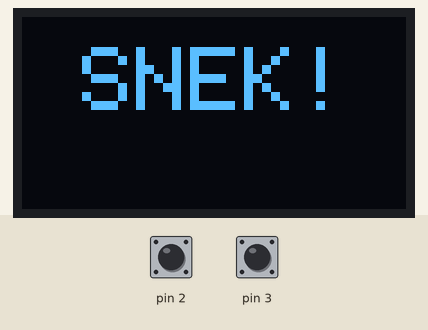
Recording of a sketch running on a simulated Arduino Uno, built with avr-gcc and run on an emulated ATmega328P. Shown: 128×64 one-colour display. Inputs (shaded band) come from the test bench; at power-on: pin 3 HIGH, pin 2 HIGH. Random numbers use the default seed unless the sketch sets one; what the sketch prints to the serial monitor is not drawn.

Above: at 0.1 s.
At 4.1 s:
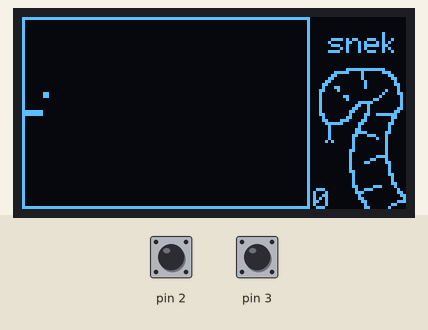
At 7.6 s:
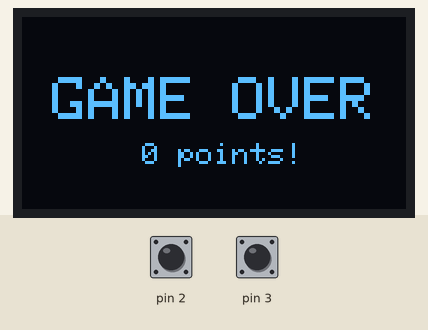
7.7 s: pin 3 pulled LOW for 0.15 s
Timing chart, 0 to 10.7 s (numbered marks = the images above; inputs shaded):
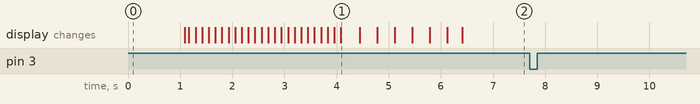

The sketch:

snek_arduino.ino
```cpp
#include <Wire.h>
#include <Adafruit_GFX.h>
#include <Adafruit_SSD1306.h>

#define GAME_AREA_WIDTH 94
#define GAME_AREA_HEIGHT 62

#define HEAD_START_X 47
#define HEAD_START_Y 31


#define TAIL_ARRAY_LENGTH 100

#define OLED_RESET     -1 // Reset pin # (or -1 if sharing Arduino reset pin)
#define SCREEN_ADDRESS 0x3D ///< See datasheet for Address; 0x3D for 128x64, 0x3C for 128x32
Adafruit_SSD1306 display(128, 64, &Wire, OLED_RESET);

static const unsigned char PROGMEM sidegraphics_bmp[] = {
0x00, 0x7f, 0xfc, 0x00, 0x07, 0xc2, 0x07, 0x00, 0x0c, 0x02, 0x01, 0x80, 0x18, 0x02, 0x00, 0xc0,
0x30, 0x01, 0x00, 0x40, 0x60, 0x01, 0x00, 0x60, 0x46, 0x01, 0x00, 0x20, 0xc2, 0x00, 0x02, 0x20,
0x80, 0x00, 0x04, 0x30, 0x80, 0xc0, 0x08, 0x10, 0x80, 0x40, 0x30, 0x10, 0x80, 0x07, 0xc0, 0x10,
0x80, 0x0c, 0x80, 0x10, 0x80, 0x18, 0x80, 0x30, 0x80, 0x30, 0x80, 0x60, 0xc0, 0x21, 0x9f, 0xc0,
0x40, 0x61, 0x00, 0xc0, 0x61, 0xc3, 0x00, 0x80, 0x3f, 0x06, 0x01, 0x80, 0x10, 0x04, 0x01, 0x00,
0x10, 0x0c, 0x01, 0x00, 0x10, 0x0f, 0x03, 0x00, 0x10, 0x18, 0xe2, 0x00, 0x10, 0x10, 0x12, 0x00,
0x28, 0x10, 0x02, 0x00, 0x00, 0x10, 0x02, 0x00, 0x00, 0x10, 0x02, 0x00, 0x00, 0x30, 0x02, 0x00,
0x00, 0x20, 0x02, 0x00, 0x00, 0x20, 0x1e, 0x00, 0x00, 0x20, 0x62, 0x00, 0x00, 0x21, 0x83, 0x00,
0x00, 0x20, 0x01, 0x00, 0x00, 0x20, 0x01, 0x00, 0x00, 0x30, 0x01, 0x00, 0x00, 0x10, 0x01, 0x80,
0x00, 0x10, 0x00, 0x80, 0x00, 0x10, 0x00, 0x80, 0x00, 0x10, 0x00, 0xc0, 0x00, 0x18, 0x38, 0x40,
0x00, 0x09, 0xc0, 0x20, 0x00, 0x0e, 0x00, 0x30, 0x00, 0x04, 0x00, 0x18, 0x00, 0x06, 0x00, 0x0c,
0x00, 0x03, 0x00, 0x3c, 0x00, 0x01, 0x00, 0xc0, 0x00, 0x01, 0x81, 0x00
};

byte score;
byte food[2]; // {x,y} coordinates

byte snake_head[2]; // {x,y} coordinates
char snake_direction;

byte tail_length = 3;
byte snake_tail[TAIL_ARRAY_LENGTH][2];

bool alive = true;

void setup() {
  randomSeed(analogRead(0));
  Serial.begin(9600);

  pinMode(2, INPUT_PULLUP);
  attachInterrupt(digitalPinToInterrupt(2), change_dir_ld, FALLING);
  pinMode(3, INPUT_PULLUP);
  attachInterrupt(digitalPinToInterrupt(3), change_dir_ru, FALLING);

  // SSD1306_SWITCHCAPVCC = generate display voltage from 3.3V internally
  if(!display.begin(SSD1306_SWITCHCAPVCC, SCREEN_ADDRESS)) {
    Serial.println(F("SSD1306 allocation failed"));
    }

  welcomescreen();

  // Set up game board
  display.drawBitmap(99, 17, sidegraphics_bmp, 32, 64, 1);
  display.drawRect(0, 0, 96, 64, SSD1306_WHITE);
  display.setTextSize(1);
  display.setCursor(102,5);
  display.print("snek");

  // Set up score print parameters
  display.setTextSize(1);
  display.setCursor(97,57);
  display.print(0);
  display.setCursor(97,57);

  display.display();

  // Initialize game data
  snake_head[0] = HEAD_START_X; // Close to center
  snake_head[1] = HEAD_START_Y; // Close to center
  score = 0;

  char start_directions[] = "LRU";
  snake_direction = start_directions[random(0,2)];

  newfood();

  while(alive == true){

    // Serial.println("Loooop!");

    move_snake();

    if(snake_head[0] < 1){
      alive = false;
      }
    if(snake_head[1] < 1){
      alive = false;
      }
    if(snake_head[0] > GAME_AREA_WIDTH-2){
      alive = false;
      }
    if(snake_head[1] > GAME_AREA_HEIGHT-2){
      alive = false;
      }

    for(int i = 0; i < TAIL_ARRAY_LENGTH; i++){
      // Serial.println("Checking tail position " + String(snake_tail[i][0]) + ", " + String(snake_tail[i][1]));
      if(snake_tail[i][0] == snake_head[0] && snake_tail[i][1] == snake_head[1]){
        Serial.println("Death by collision at " + String(snake_head[0]) + ", "  + String(snake_head[1]));
        alive = false;
      }
    }

    if(snake_head[0] == food[0] && snake_head[1] == food[1]){
      eatfood();
      newfood();
      for(int i = 0; i < TAIL_ARRAY_LENGTH; i++){
        if(snake_tail[i][0] == food[0] && snake_tail[i][1] == food[1]){
          newfood();
        }
      }
    }

  delay(100);
  }

  gameover();
  // End of program execution
}

void loop() {

}

void newfood() {
  food[0] = random(0, (GAME_AREA_WIDTH / 2)) * 2 - 1 ;  // random even number inside the game board
  food[1] = random(0, (GAME_AREA_HEIGHT / 2)) * 2 - 1;
  Serial.print(food[0]);
  Serial.print(", ");
  Serial.println(food[1]);

  display.fillRect(food[0], food[1], 2, 2, SSD1306_WHITE);
  display.display();
}


void eatfood() {
  Serial.print("Food eaten at ");
  Serial.print(food[0]);
  Serial.print(", ");
  Serial.println(food[1]);

  score++;
  tail_length += 3;
  Serial.print("Food score ");
  Serial.println(score);

  display.print(score);
  display.display();
  display.setCursor(97,57);
}

 void move_snake() {

    Serial.print(snake_head[0]);
    Serial.print(" head ");
    Serial.println(snake_head[1]);

     //move all tail elements back one step
    for(int i = TAIL_ARRAY_LENGTH - 1; i >= 0; i--){
//      Serial.print(i);
//      Serial.print(": ");
//      Serial.print(snake_tail[i][0]);
//      Serial.print(", ");
//      Serial.println(snake_tail[i][1]);
      snake_tail[i][0] = snake_tail[i-1][0];
      snake_tail[i][1] = snake_tail[i-1][1];
      if(i >= tail_length && snake_tail[i][0] > 0 && snake_tail[i][1] > 0){
        display.fillRect(snake_tail[i][0], snake_tail[i][1], 2, 2, SSD1306_BLACK);
        snake_tail[i][0] = 0;
        snake_tail[i][1] = 0;
      }
      else if(snake_tail[i][0] > 0 && snake_tail[i][1] > 0){
        display.fillRect(snake_tail[i][0], snake_tail[i][1], 2, 2, SSD1306_WHITE);
      }

    }


    // make the head position part of the tail
    snake_tail[0][0] = snake_head[0];
    snake_tail[0][1] = snake_head[1];

    display.fillRect(snake_tail[0][0], snake_tail[0][1], 2, 2, SSD1306_WHITE);

    // move the head
    byte xpos = snake_head[0];
    byte ypos = snake_head[1];

    if(snake_direction == 'L'){
        xpos -= 2;
    }
    if(snake_direction == 'R'){
        xpos += 2;
    }
    if(snake_direction == 'U'){
        ypos -= 2;
    }
    if(snake_direction == 'D'){
        ypos += 2;
    }

    snake_head[0] = xpos;
    snake_head[1] = ypos;

    display.fillRect(snake_head[0], snake_head[1], 2, 2, SSD1306_WHITE);

    display.display();
}

void draw_snake() {

    Serial.print(snake_head[0]);
    Serial.print(", ");
    Serial.println(snake_head[1]);

    display.fillRect(snake_head[0], snake_head[1], 2, 2, SSD1306_WHITE);

//    for(byte i = 0; i < TAIL_ARRAY_LENGTH; i++) {
//      if(snake_tail[i][0] != 0 && snake_tail[i][1] != 0){
//      display.fillRect(snake_tail[i][0], snake_tail[i][1], 2, 2, SSD1306_WHITE);
//      }
//    }
    display.display();
}

void change_dir_ld()
{
  // Software debounce
  static unsigned long last_interrupt_time = 0;
  unsigned long interrupt_time = millis();
  if (interrupt_time - last_interrupt_time > 50)
  {
    switch(snake_direction)
    {
      case 'L':
        snake_direction = 'D';
        break;
      case 'D':
        snake_direction = 'L';
        break;
      case 'U':
        snake_direction = 'L';
        break;
      case 'R':
        snake_direction = 'D';
        break;
    }
    last_interrupt_time = interrupt_time;
  }
}

void change_dir_ru()
{
  // Software debounce
  static unsigned long last_interrupt_time = 0;
  unsigned long interrupt_time = millis();
  if (interrupt_time - last_interrupt_time > 50)
  {
    Serial.println("R U Button");
    if (snake_direction == 'R'){
      snake_direction = 'U';
      }
    else if (snake_direction == 'U'){
      snake_direction = 'R';
    }
    else if (snake_direction == 'L'){
      snake_direction = 'U';
    }
    else if (snake_direction == 'D'){
      snake_direction = 'R';
    }
  }
  last_interrupt_time = interrupt_time;
}


void welcomescreen(){

  // Set up text mode
  display.clearDisplay();
  display.setTextColor(SSD1306_WHITE, SSD1306_BLACK);
  display.setTextSize(3);
  display.setCursor(20,10);

  // Display splash screen
  display.print("SNEK!");
  display.display();
  delay(1000);

  // Clear display
  display.clearDisplay();
  display.display();
}


void gameover() {

  // Set up text mode
  byte cursorposition = 64;
  display.clearDisplay();
  display.setTextSize(2); // Draw 2X-scale text
  display.setTextColor(SSD1306_WHITE, SSD1306_BLACK);
  display.setCursor(10,cursorposition);

  //Animate GAME OVER
  for(byte i = 0; i < 46; i++) {
    display.println("GAME OVER");
    display.display();
    delay(20);
    display.setCursor(10,cursorposition);
    cursorposition--;
    }

  // Set up text mode
  display.setTextSize(1); // Draw 2X-scale text
  display.setTextColor(SSD1306_WHITE, SSD1306_BLACK);
  display.setCursor(40,42);

  // Display final score
  display.print(score);
  display.println(" points!");
  display.display();

  // End of program execution
}
```

Measured:
- after the input at 7.7 s, every drawn part: stays the same
